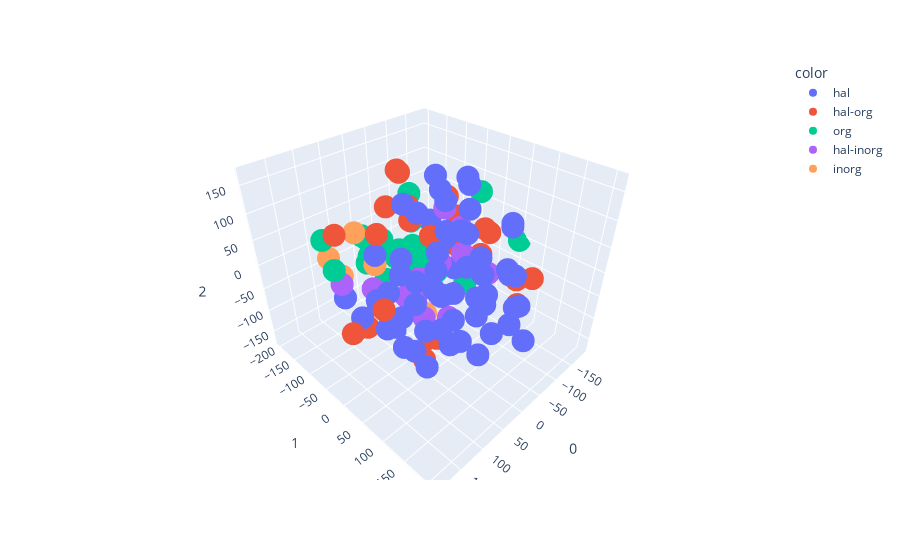

Here is the notebook cell this chart was saved with:
### Markdown cell above
### t-SNE

### Code cell
tsne = TSNE(n_components=3, random_state=0)
projections = tsne.fit_transform(df[features], )

fig = px.scatter_3d(
    projections, x=0, y=1, z=2,
    color=df.Ligand
)
fig.update_traces(marker_size=8)
fig.show()

### Figure 1 — Plotly figure (JSON) as saved in the notebook; plotly's stock layout.template omitted (floating-point values rounded to 4 significant figures)
{"data": [{"hovertemplate": "color=hal<br>0=%{x}<br>1=%{y}<br>2=%{z}<extra></extra>", "legendgroup": "hal", "marker": {"color": "#636efa", "size": 8, "symbol": "circle"}, "mode": "markers", "name": "hal", "scene": "scene", "showlegend": true, "type": "scatter3d", "x": [-43.33, 60.53, -57.52, -92.59, -82.56, -53.58, -8.831, -65.54, -70.04, -41.8, -38.06, 18.38, -8.049, -27.47, 126.6, 53.67, 97.93, -65.95, -108.2, 124.1, 95.27, 119.8, -61.75, 69.05, 35.11, -144.3, 82.97, 124.3, 23.76, 24.15, 75.69, 12.45, -27.34, 53.94, 66.44, 34.55, 52.04, 86.62, 99.38, 82.58, 40.77, -74.35, 88.09, 10.93, 13.08, 30.83, 71.06, -7.172, -29.21, 12.61, 103.6, 75.51, -27.06, 15.06, 58.89, -36.68, 55.76, 7.61], "y": [48.04, 7.707, 19.34, -48.67, -14.97, 64.93, 30.53, -49.15, 18.24, 49.54, 1.003, -7.015, 17.48, 58.6, -26.05, -8.599, -18.04, -24.68, 86.53, 13.41, 36.25, 28.27, 118.7, 5.703, 5.86, -141.5, -9.193, 95.99, -68.96, 52.94, 46.64, 70.99, 88.87, 102.9, 59.82, 50.93, 70.66, 29.21, 109.5, 109.9, 141.2, 113.7, 84.83, 167.2, 126.6, 108.1, -154.7, 120.8, 155.0, 187.0, 165.8, 176.3, 169.2, 152.8, 168.7, 148.9, 107.9, 205.9], "z": [4.811, 147.7, 58.37, -0.8006, -46.96, -57.15, 82.35, 134.0, 151.0, 116.5, 114.9, 111.0, 150.6, 166.6, -48.77, 40.77, 64.23, -108.3, 79.04, 8.439, 53.53, -43.0, 104.9, -64.11, -7.132, -20.87, -11.78, -41.49, -169.4, -17.31, -8.06, -64.55, 50.99, -71.23, -61.52, 38.74, 88.91, -104.8, 68.75, -16.1, 4.349, 6.632, -109.7, 86.51, 57.76, 128.0, -110.3, 6.442, 48.73, 30.24, 11.01, -26.96, -0.04345, -39.95, 52.08, -56.33, 36.49, -24.68]}, {"hovertemplate": "color=hal-org<br>0=%{x}<br>1=%{y}<br>2=%{z}<extra></extra>", "legendgroup": "hal-org", "marker": {"color": "#EF553B", "size": 8, "symbol": "circle"}, "mode": "markers", "name": "hal-org", "scene": "scene", "showlegend": true, "type": "scatter3d", "x": [-52.07, -153.2, 87.4, -138.5, -114.8, 42.23, -36.16, -1.486, 189.3, -118.1, -39.17, -5.62, 43.71, 158.0, -18.62, -171.8, 126.0, 119.2, -150.9, -133.1, -130.1, 21.21, -136.2, -0.04115], "y": [-169.1, 76.82, -67.57, 118.7, 109.5, -91.21, -83.74, -107.4, 36.49, 33.43, -34.94, 4.963, 33.22, 71.53, -94.71, -19.03, -80.72, 16.49, -73.54, -83.73, 7.607, -43.6, -64.31, -48.05], "z": [34.18, -63.66, -120.2, -31.49, -81.64, -109.6, 44.76, 76.49, -2.664, 34.8, 32.11, -171.5, -161.1, 43.89, 143.9, -1.797, 85.29, 125.7, 12.73, 57.98, -28.52, 168.7, -40.38, 101.0]}, {"hovertemplate": "color=org<br>0=%{x}<br>1=%{y}<br>2=%{z}<extra></extra>", "legendgroup": "org", "marker": {"color": "#00cc96", "size": 8, "symbol": "circle"}, "mode": "markers", "name": "org", "scene": "scene", "showlegend": true, "type": "scatter3d", "x": [-145.7, -6.905, -76.47, 168.7, 30.44, 34.88, -0.2819, 14.52, -5.839, -188.1, -84.3, -61.7, -106.8, -68.16, -128.4, -71.93, -75.71, 108.0, 10.44, -56.15], "y": [-13.11, -122.6, -128.6, -25.19, -131.0, -120.7, -164.0, -163.2, -123.2, 50.29, -129.9, -198.5, -85.34, -108.0, -27.07, -168.9, -123.8, -148.5, -62.49, -75.48], "z": [88.11, -17.1, 68.05, 67.58, -37.59, 20.87, -51.99, 0.79, -89.61, -4.567, -49.89, -56.01, -103.1, -98.14, -114.1, -91.0, 11.76, 38.15, 14.08, -37.56]}, {"hovertemplate": "color=hal-inorg<br>0=%{x}<br>1=%{y}<br>2=%{z}<extra></extra>", "legendgroup": "hal-inorg", "marker": {"color": "#ab63fa", "size": 8, "symbol": "circle"}, "mode": "markers", "name": "hal-inorg", "scene": "scene", "showlegend": true, "type": "scatter3d", "x": [-24.98, -93.96, -76.81, -74.1, 139.4, -92.82, -27.79, -5.519, -15.77, 26.14, 14.45, -22.02, 63.8], "y": [3.336, -13.6, 7.902, -34.42, -54.56, 55.98, 23.35, -39.59, -38.74, -30.82, 2.738, 4.577, -74.56], "z": [2.357, 35.98, -1.02, 74.27, 11.32, -28.87, -111.3, -97.75, -48.61, -62.68, -99.05, -67.0, -48.94]}, {"hovertemplate": "color=inorg<br>0=%{x}<br>1=%{y}<br>2=%{z}<extra></extra>", "legendgroup": "inorg", "marker": {"color": "#FFA15A", "size": 8, "symbol": "circle"}, "mode": "markers", "name": "inorg", "scene": "scene", "showlegend": true, "type": "scatter3d", "x": [102.8, 85.32, -48.2, 73.25, 64.54], "y": [-107.7, -172.1, -57.51, -102.7, -63.35], "z": [-18.38, -20.44, -162.4, 57.9, 8.488]}], "layout": {"legend": {"title": {"text": "color"}, "tracegroupgap": 0}, "margin": {"t": 60}, "scene": {"domain": {"x": [0, 1], "y": [0, 1]}, "xaxis": {"title": {"text": "0"}}, "yaxis": {"title": {"text": "1"}}, "zaxis": {"title": {"text": "2"}}}}}
